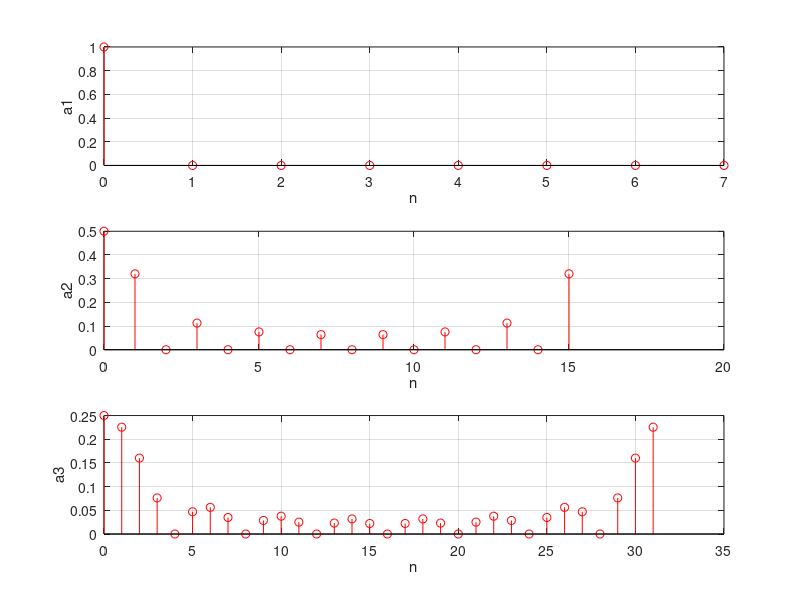

Here is the MATLAB script that generated this plot:
x1=[ones(1,8)];
nx1=[0:length(x1)-1];

x2=[ones(1,8) zeros(1,8)];
nx2=[0:length(x2)-1];

x3=[ones(1,8) zeros(1,24)];
nx3=[0:length(x3)-1];

N=63;
for n=0:N
    t = mod(n,8);
    x1_(n+1)=x1(t+1);
end
for n=0:N
    r=mod(n,16);
    x2_(n+1)=x2(r+1);
end
for n=0:N
    r=mod(n,32);
    x3_(n+1)=x3(r+1);
end

a = (1/8)*fft(x1);
b = (1/16)*fft(x2);
c = (1/32)*fft(x3);

figure;
subplot(3,1,1);
%stem([0:7],real(a),'r');hold on;
%stem([0:7],imag(a),'g');xlabel('n');ylabel('a1');grid on;legend('real part','imag part')
stem([0:7],abs(a),'r');xlabel('n');ylabel('a1');grid on;
subplot(3,1,2);
%stem([0:15],real(b),'r');hold on;
%stem([0:15],imag(b),'g');xlabel('n');ylabel('a2');grid on;legend('real part','imag part')
stem([0:15],abs(b),'r');xlabel('n');ylabel('a2');grid on;
subplot(3,1,3);
%stem([0:31],real(c),'r');hold on;
%stem([0:31],imag(c),'g');xlabel('n');ylabel('a3');grid on;legend('real part','imag part')
stem([0:31],abs(c),'r');xlabel('n');ylabel('a3');grid on;


